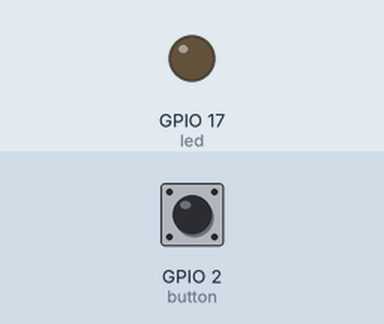
This program was run on a simulated Raspberry Pi (BCM pin numbers). Parts: output pins drawn as LEDs (lit = HIGH). The inputs (shaded band) are chosen by the test bench; at power-on: GPIO 2 (button) HIGH.

Above: at 1.2 s.
1.3 s: GPIO 2 (button) pulled LOW for 0.15 s
At 1.37 s:
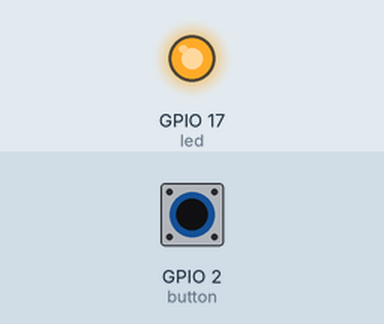
2.9 s: GPIO 2 (button) pulled LOW for 3.2 s
At 6.4 s:
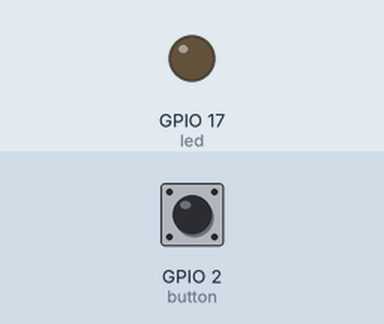
Timing chart, 0 to 7.9 s (numbered marks = the images above; inputs shaded):
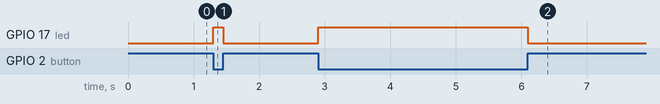

Measured:
- after the input at 1.3 s, GPIO 17 (led): LOW → HIGH at once, → LOW 0.15 s later
- after the input at 2.9 s, GPIO 17 (led): LOW → HIGH at once, → LOW 3.2 s later

The program:

button.py
```python
from gpiozero import LED, Button
from signal import pause
from subprocess import call

led = LED(17)
button = Button(2)

button.when_pressed = led.on
button.when_released = led.off

pause()


def print_thing():
    print ("button pressed")

button.when_pressed = print_thing
```
